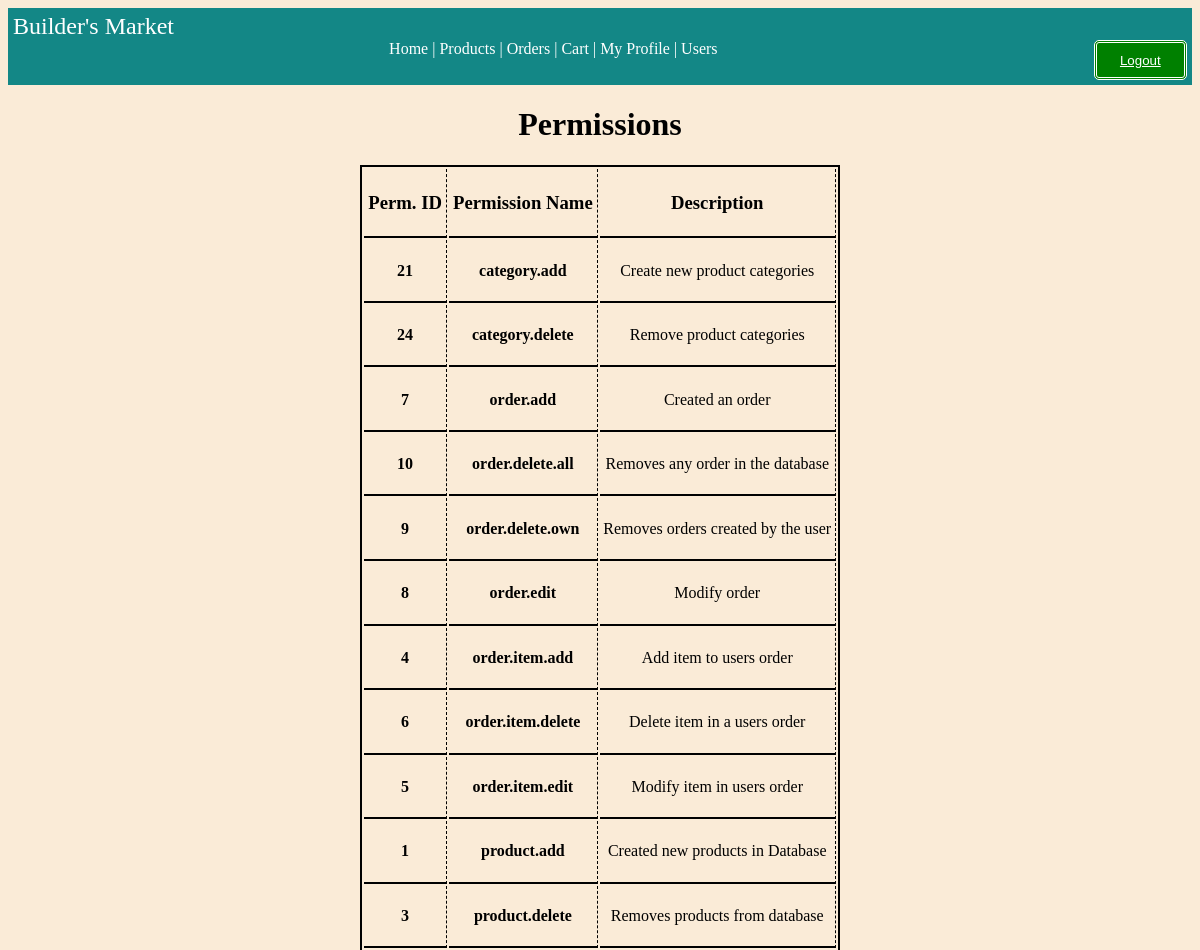
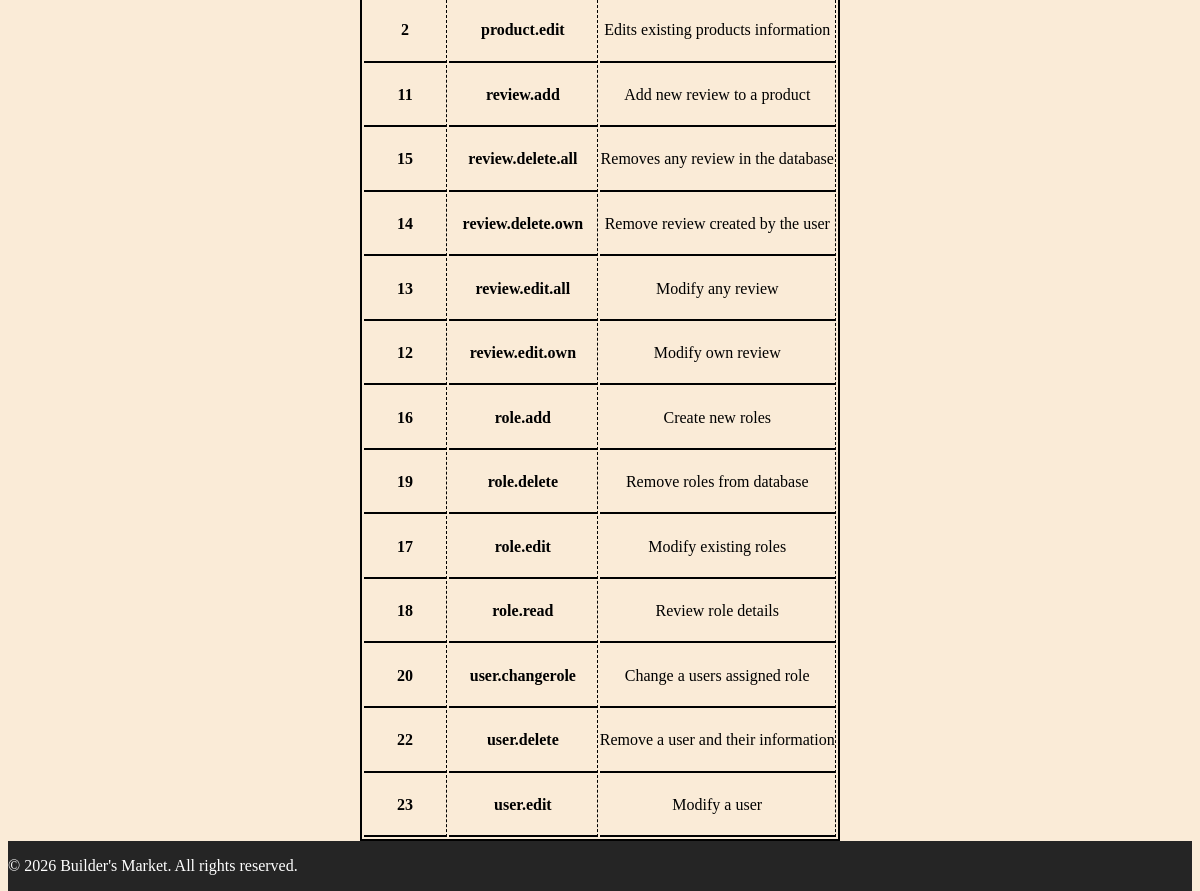
Screenshot of /admin/permissions (signed in) with the database file from the repository (2 pictures, top to bottom).
### tables this page shows
CREATE TABLE permissions (
    permission_id INTEGER PRIMARY KEY, 
    permission_name VARCHAR(50) NOT NULL UNIQUE,
    description TEXT,
    created_at DATETIME DEFAULT CURRENT_TIMESTAMP
);

### routes/admin.py (the view)
@admin_bp.route('/permissions', methods=['GET'])
@require_auth
@user_role_required('Admin')
def view_permissions():
    permissions = Permission.GetAll()
    return render_template('admin/permissions.html', permissions = permissions)

### auth/auths.py (called while the page is built)
def require_auth(f):
    @wraps(f)
    def wrapped_view(*args, **kwargs):
        if not g.get("user"):
          abort(401)
        user = g.user
        if getattr(user, "is_2fa_enabled", False) and not session.get("2fa_verified", False):
            flash('This Route is 2FA protected. Please enable 2FA to view it')
            abort(403)
        return f(*args, **kwargs)
    return wrapped_view

def user_role_required(*roles):
    def decorator(f):
        @wraps(f)
        def wrapped_view(*arg, **kwargs):
            if g.user is None:
                flash("Not Authenticated. Please Login")
                abort(401)
            user_role = (g.user.role or "").strip().lower()
            allowed_roles = [r.strip().lower() for r in roles]
            if user_role not in allowed_roles:
                abort(403)
            print(f"Role '{roles}' required for: {request.path}")  # Debugging statement
            return f(*arg, **kwargs)
        return wrapped_view
    return decorator

### database/connection.py (called while the page is built)
def get_connection():
    try:
        conn = sqlite3.connect(Config.DATABASE)
        conn.row_factory = sqlite3.Row
        return conn
    except Error as e:
        print(f"Database connection error: {e}")
        return None

### models/permissions.py (called while the page is built)
    @staticmethod
    def GetAll():
        db= get_connection()
        try:
            rows = db.execute("""
                              SELECT p.*
                              FROM permissions p
                              ORDER BY permission_name
                              """).fetchall()
            return rows
        finally:
            db.close()

### models/users.py (called while the page is built)
    @staticmethod
    def FromID(user_id : int):
        db = get_connection()
        try:
            row = db.execute("""
                             SELECT u.*, r.role_name
                             FROM users u
                             LEFT JOIN user_roles ur ON u.user_id = ur.user_id
                             LEFT JOIN roles r ON ur.role_id = r.role_id
                             WHERE u.user_id = ?
                             """, (user_id,)).fetchone()
            return User._BuildUser(row, db)
        finally:
            db.close()

### templates/admin/permissions.html (shortened to what this page needs)
{% extends "base.html" %}
{% block content %}
<h1> Permissions</h1>
<table class="perm-table">
    <thead>
        <tr>
            <th><h3> Perm. ID </h3></th>
            <th><h3> Permission Name </h3></th>
            <th> <h3> Description </h3></th>
        </tr>
    </thead>
    <tbody>
        {% for permission in permissions %}
        <tr>
            <td><h4>{{permission.permission_id}}  </h4></td>
            <td> <h4>{{permission.permission_name}}</h4></td>
            <td> {{permission.description}} </td>
        </tr>
        {% endfor %}
    </tbody>
</table>
{% endblock %}

### static/css/style.css (style rules this page uses)
html, body { height: 99%; }
body { display: flex; flex-direction: column; background-color: antiquewhite; min-height: 98.5vh; }
h1 { text-align: center; }
.perm-table { border: 2px black solid; margin: auto; }
.perm-table th { border-bottom: 2px black solid; border-right: 1px black dashed ; padding: 4px; }
.perm-table td { border-bottom: 2px black solid; border-right: 1px black dashed; text-align: center; padding: 0px; }

### rows the page displays
permissions: permission_id "21", permission_name "category.add", description "Create new product categories"
permissions: permission_id "24", permission_name "category.delete", description "Remove product categories"
permissions: permission_id "7", permission_name "order.add", description "Created an order"
permissions: permission_id "10", permission_name "order.delete.all", description "Removes any order in the database"
permissions: permission_id "9", permission_name "order.delete.own", description "Removes orders created by the user"
permissions: permission_id "8", permission_name "order.edit", description "Modify order"
permissions: permission_id "4", permission_name "order.item.add", description "Add item to users order"
permissions: permission_id "6", permission_name "order.item.delete", description "Delete item in a users order"
permissions: permission_id "5", permission_name "order.item.edit", description "Modify item in users order"
permissions: permission_id "1", permission_name "product.add", description "Created new products in Database"
permissions: permission_id "3", permission_name "product.delete", description "Removes products from database"
permissions: permission_id "2", permission_name "product.edit", description "Edits existing products information"
permissions: permission_id "11", permission_name "review.add", description "Add new review to a product"
permissions: permission_id "15", permission_name "review.delete.all", description "Removes any review in the database"
permissions: permission_id "14", permission_name "review.delete.own", description "Remove review created by the user"
permissions: permission_id "13", permission_name "review.edit.all", description "Modify any review"
permissions: permission_id "12", permission_name "review.edit.own", description "Modify own review"
permissions: permission_id "16", permission_name "role.add", description "Create new roles"
permissions: permission_id "19", permission_name "role.delete", description "Remove roles from database"
permissions: permission_id "17", permission_name "role.edit", description "Modify existing roles"
permissions: permission_id "18", permission_name "role.read", description "Review role details"
permissions: permission_id "20", permission_name "user.changerole", description "Change a users assigned role"
permissions: permission_id "22", permission_name "user.delete", description "Remove a user and their information"
permissions: permission_id "23", permission_name "user.edit", description "Modify a user"
